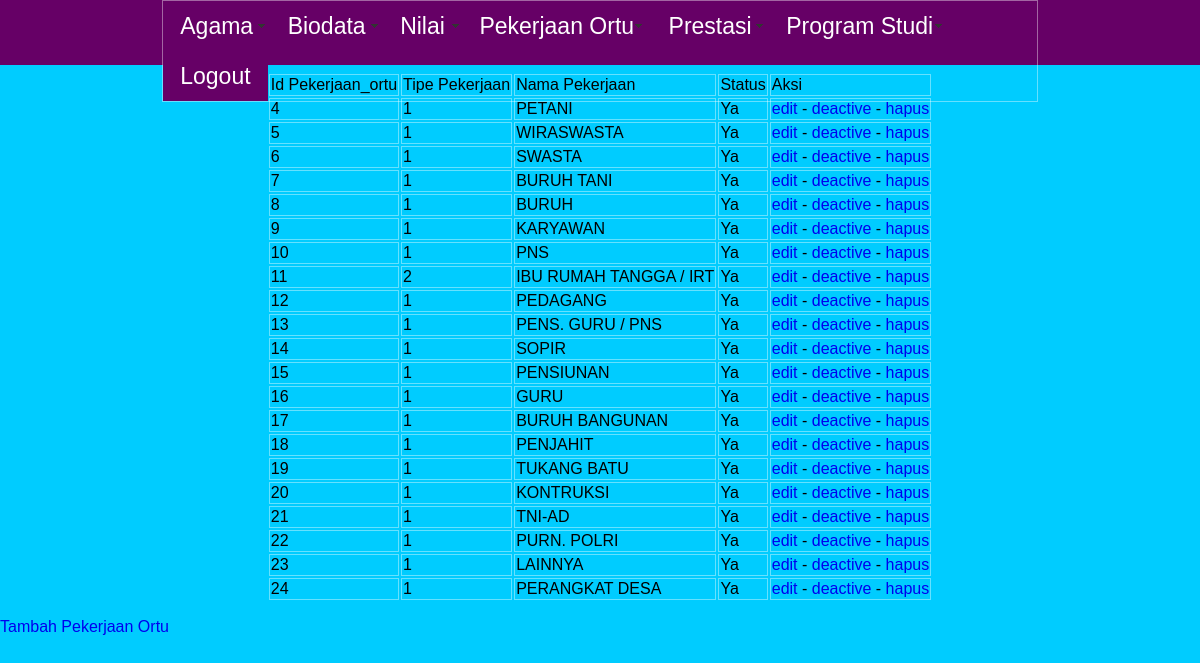
The app's page /verifikator/tampil_pekerjaan_ortu.php (signed in) with its own data.
### tables this page shows
CREATE TABLE IF NOT EXISTS `ext_pekerjaan_ortu` (
  `id_pekerjaan_ortu` int(10) NOT NULL AUTO_INCREMENT,
  `tipe_pekerjaan` int(2) NOT NULL DEFAULT '1',
  `nama_pekerjaan` varchar(50) NOT NULL,
  `status` int(2) NOT NULL DEFAULT '1',
  PRIMARY KEY (`id_pekerjaan_ortu`)
);

### verifikator/tampil_pekerjaan_ortu.php (the view, shortened to what this page needs)
<?php require_once('../Connections/connect.php'); ?>
<?php include('auth.php'); ?>
<?php include('../inc/fungsi.php'); ?>
<?php
$query_ext_pekerjaan_ortu = "SELECT * FROM ext_pekerjaan_ortu";
$ext_pekerjaan_ortu = mysql_query($query_ext_pekerjaan_ortu, $connect) or die(mysql_error());
$row_ext_pekerjaan_ortu = mysql_fetch_assoc($ext_pekerjaan_ortu);
?>
<!DOCTYPE html PUBLIC "-//W3C//DTD XHTML 1.0 Transitional//EN" "http://www.w3.org/TR/xhtml1/DTD/xhtml1-transitional.dtd">
<html xmlns="http://www.w3.org/1999/xhtml">
<head>
<link href="../css/style.css" rel="stylesheet" type="text/css" />
</head>
<body>
<div id="nav">
    <table width="73%" border="0" cellspacing="0" cellpadding="0" align="center">
<tr>
    <td><?php include('menu.php') ?></td>
  </tr>
</table>
</div>
<br />
<br />
<br />
<br />
<table border="0" align="center">
  <tr>
    <td>Id Pekerjaan_ortu</td>
    <td>Tipe Pekerjaan</td>
    <td>Nama Pekerjaan</td>
    <td>Status</td>
    <td>Aksi</td>
  </tr>
  <?php do { ?>
    <tr>
      <td><?php echo $row_ext_pekerjaan_ortu['id_pekerjaan_ortu']; ?></td>
      <td><?php echo $row_ext_pekerjaan_ortu['tipe_pekerjaan']; ?></td>
      <td><?php echo $row_ext_pekerjaan_ortu['nama_pekerjaan']; ?></td>
      <td><?php echo yesno($row_ext_pekerjaan_ortu['status']); ?></td>
      <td><a href="edit_pekerjaan_ortu.php?id=<?php echo $row_ext_pekerjaan_ortu['id_pekerjaan_ortu']; ?>">edit</a> - <a href="deactive_pekerjaan_ortu.php?id=<?php echo $row_ext_pekerjaan_ortu['id_pekerjaan_ortu']; ?>">deactive</a> - <a href="hapus_pekerjaan_ortu.php?id=<?php echo $row_ext_pekerjaan_ortu['id_pekerjaan_ortu']; ?>">hapus</a></td>
    </tr>
    <?php } while ($row_ext_pekerjaan_ortu = mysql_fetch_assoc($ext_pekerjaan_ortu)); ?>
</table>
<p><a href="input_pekerjaan_ortu.php">Tambah Pekerjaan Ortu</a></p>
</body>
</html>

### inc/fungsi.php (shortened to what this page needs)
<?php
function yesno($boolean){
	if($boolean == 1){
		echo 'Ya';
	}else{
		echo 'tidak';
	}
}
?>

### css/style.css (style rules this page uses)
body { font-family: Verdana, Geneva, sans-serif; margin:0; background: #0CF; }
#nav { width: 100%; position: fixed; top: 0px; height: 65px; font-size: 23px; margin-top: 0px; left:0; z-index:1; background-color:#606; display:block; }
a:link { text-decoration:none; }
tr, td { border:solid 1px rgba(255,255,255,0.4); }

### records on screen
ext_pekerjaan_ortu: id_pekerjaan_ortu "4", tipe_pekerjaan "1", nama_pekerjaan "PETANI", status "Ya"
ext_pekerjaan_ortu: id_pekerjaan_ortu "5", tipe_pekerjaan "1", nama_pekerjaan "WIRASWASTA", status "Ya"
ext_pekerjaan_ortu: id_pekerjaan_ortu "6", tipe_pekerjaan "1", nama_pekerjaan "SWASTA", status "Ya"
ext_pekerjaan_ortu: id_pekerjaan_ortu "7", tipe_pekerjaan "1", nama_pekerjaan "BURUH TANI", status "Ya"
ext_pekerjaan_ortu: id_pekerjaan_ortu "8", tipe_pekerjaan "1", nama_pekerjaan "BURUH", status "Ya"
ext_pekerjaan_ortu: id_pekerjaan_ortu "9", tipe_pekerjaan "1", nama_pekerjaan "KARYAWAN", status "Ya"
ext_pekerjaan_ortu: id_pekerjaan_ortu "10", tipe_pekerjaan "1", nama_pekerjaan "PNS", status "Ya"
ext_pekerjaan_ortu: id_pekerjaan_ortu "11", tipe_pekerjaan "2", nama_pekerjaan "IBU RUMAH TANGGA / IRT", status "Ya"
ext_pekerjaan_ortu: id_pekerjaan_ortu "12", tipe_pekerjaan "1", nama_pekerjaan "PEDAGANG", status "Ya"
ext_pekerjaan_ortu: id_pekerjaan_ortu "13", tipe_pekerjaan "1", nama_pekerjaan "PENS. GURU / PNS", status "Ya"
ext_pekerjaan_ortu: id_pekerjaan_ortu "14", tipe_pekerjaan "1", nama_pekerjaan "SOPIR", status "Ya"
ext_pekerjaan_ortu: id_pekerjaan_ortu "15", tipe_pekerjaan "1", nama_pekerjaan "PENSIUNAN", status "Ya"
ext_pekerjaan_ortu: id_pekerjaan_ortu "16", tipe_pekerjaan "1", nama_pekerjaan "GURU", status "Ya"
ext_pekerjaan_ortu: id_pekerjaan_ortu "17", tipe_pekerjaan "1", nama_pekerjaan "BURUH BANGUNAN", status "Ya"
ext_pekerjaan_ortu: id_pekerjaan_ortu "18", tipe_pekerjaan "1", nama_pekerjaan "PENJAHIT", status "Ya"
ext_pekerjaan_ortu: id_pekerjaan_ortu "19", tipe_pekerjaan "1", nama_pekerjaan "TUKANG BATU", status "Ya"
ext_pekerjaan_ortu: id_pekerjaan_ortu "20", tipe_pekerjaan "1", nama_pekerjaan "KONTRUKSI", status "Ya"
ext_pekerjaan_ortu: id_pekerjaan_ortu "21", tipe_pekerjaan "1", nama_pekerjaan "TNI-AD", status "Ya"
ext_pekerjaan_ortu: id_pekerjaan_ortu "22", tipe_pekerjaan "1", nama_pekerjaan "PURN. POLRI", status "Ya"
ext_pekerjaan_ortu: id_pekerjaan_ortu "23", tipe_pekerjaan "1", nama_pekerjaan "LAINNYA", status "Ya"
ext_pekerjaan_ortu: id_pekerjaan_ortu "24", tipe_pekerjaan "1", nama_pekerjaan "PERANGKAT DESA", status "Ya"
